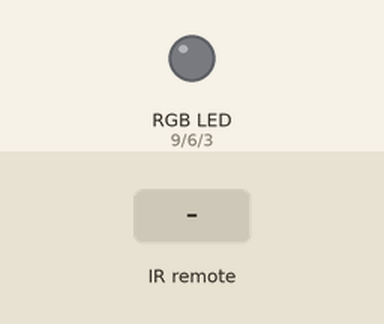
The sketch below on a simulated Arduino Uno, built with avr-gcc and run on an emulated ATmega328P. Parts: an RGB LED mixed from three pins (HIGH = lit). The test bench sets the inputs (shaded band).

Above: at 1.2 s.
1.3 s: infrared code 0xFFA25D received
At 2.1 s:
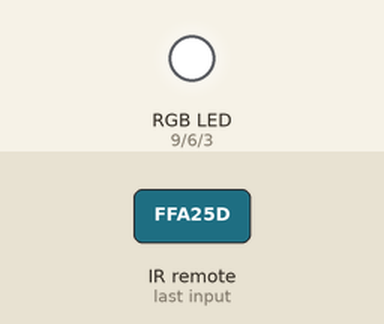
2.8 s: infrared code 0xFF30CF received
At 3.2 s:
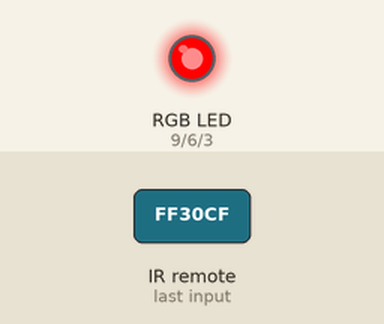
4.3 s: infrared code 0xFF18E7 received
At 5.5 s:
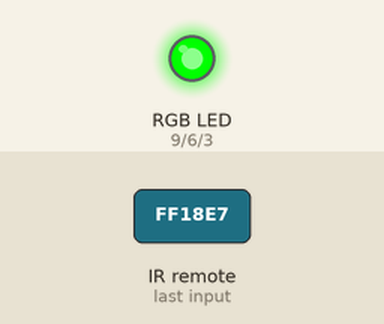
5.8 s: infrared code 0xFF7A85 received
At 6.7 s:
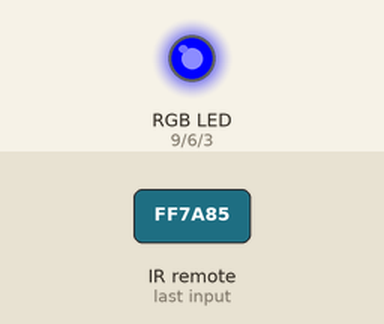
7.3 s: infrared code 0xFF6897 received
At 7.8 s:
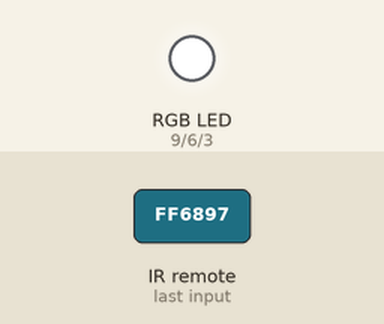
Timing chart, 0 to 9.8 s (numbered marks = the images above; inputs shaded):
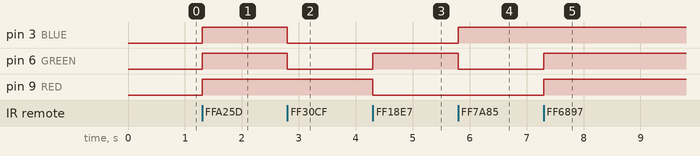

Measured:
- after the input at 1.3 s, pin 3 (BLUE), pin 6 (GREEN), pin 9 (RED): LOW → HIGH at once
- after the input at 2.8 s, pin 3 (BLUE), pin 6 (GREEN): HIGH → LOW at once
- after the input at 4.3 s, pin 6 (GREEN): LOW → HIGH at once; pin 9 (RED): HIGH → LOW at once
- after the input at 5.8 s, pin 3 (BLUE): LOW → HIGH at once; pin 6 (GREEN): HIGH → LOW at once
- after the input at 7.3 s, pin 6 (GREEN), pin 9 (RED): LOW → HIGH at once

The sketch:

LEDWithIR.ino
```cpp
#include "IRremote.h"

// Define Pins
#define RECEIVER 11 // IR Receiver Pin number
#define RED 9       // Red Channel Multi-color LED
#define GREEN 6     // Green Channel Multi-color LED
#define BLUE 3      // Blue Channel Multi-color LED

// Define IR Hex Codes
#define IR_POWER 0xFFA25D
#define IR_0     0xFF6897
#define IR_1     0xFF30CF
#define IR_2     0xFF18E7
#define IR_3     0xFF7A85
#define IR_4     0xFF10EF
#define IR_5     0xFF38C7
#define IR_6     0xFF5AA5
#define IR_7     0xFF42BD
#define IR_8     0xFF4AB5
#define IR_9     0xFF52AD

/*-----( Declare objects )-----*/
IRrecv irrecv(RECEIVER);     // create instance of 'irrecv'
decode_results results;      // create instance of 'decode_results'


void setup()   /*----( SETUP: RUNS ONCE )----*/
{
    irrecv.enableIRIn(); // Start the receiver

    // Setup LEDs
    pinMode(RED, OUTPUT);
    pinMode(GREEN, OUTPUT);
    pinMode(BLUE, OUTPUT);

    digitalWrite(RED, LOW);
    digitalWrite(GREEN, LOW);
    digitalWrite(BLUE, LOW);

}/*--(end setup )---*/


// Power flag
bool isOn = false;

// Saved RGB values
float redValue = 255;
float greenValue = 255;
float blueValue = 255;

void loop()   /*----( LOOP: RUNS CONSTANTLY )----*/
{
    if (irrecv.decode(&results)) // have we received an IR signal?

    {
        switch(results.value) {

            case IR_POWER:
                if (isOn == false) {
                    isOn = true;
                    poweron();
                } else {
                    isOn = false;
                    poweroff();
                }
                break;
            case IR_0:
                preset0();
                if (isOn) poweron();
                break;
            case IR_1:
                preset1();
                if (isOn) poweron();
                break;
            case IR_2:
                preset2();
                if (isOn) poweron();
                break;
            case IR_3:
                preset3();
                if (isOn) poweron();
                break;
            case IR_4:
                preset4();
                if (isOn) poweron();
                break;
            case IR_5:
                preset5();
                if (isOn) poweron();
                break;
            case IR_6:
                preset6();
                if (isOn) poweron();
                break;
            case IR_7:
                preset7();
                if (isOn) poweron();
                break;
            case IR_8:
                preset8();
                if (isOn) poweron();
                break;
            case IR_9:
                preset9();
                if (isOn) poweron();
                break;
        }

        irrecv.resume(); // receive the next value
    }
}/* --(end main loop )-- */


void poweroff() {
    digitalWrite(RED, LOW);
    digitalWrite(GREEN, LOW);
    digitalWrite(BLUE, LOW);
}

void poweron() {
    analogWrite(RED, redValue);
    analogWrite(GREEN, greenValue);
    analogWrite(BLUE, blueValue);
}

// Setups
void preset0() {
    redValue = 255;
    greenValue = 255;
    blueValue = 255;
}

void preset1() {
    redValue = 255;
    greenValue = 0;
    blueValue = 0;
}

void preset2() {
    redValue = 0;
    greenValue = 255;
    blueValue = 0;
}

void preset3() {
    redValue = 0;
    greenValue = 0;
    blueValue = 255;
}

void preset4() {

}

void preset5() {

}

void preset6() {

}

void preset7() {

}

void preset8() {

}

void preset9() {

}
```
